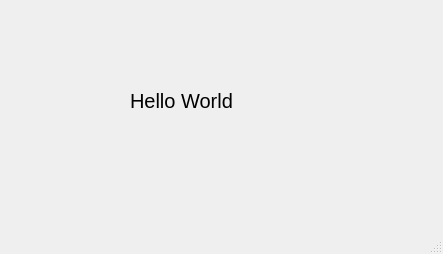
<?xml version="1.0" encoding="UTF-8"?>
<ui version="4.0">
 <class>MainWindow</class>
 <widget class="QMainWindow" name="MainWindow">
  <property name="geometry">
   <rect>
    <x>0</x>
    <y>0</y>
    <width>443</width>
    <height>254</height>
   </rect>
  </property>
  <property name="windowTitle">
   <string>MainWindow</string>
  </property>
  <widget class="QWidget" name="centralwidget">
   <widget class="QLabel" name="label">
    <property name="geometry">
     <rect>
      <x>130</x>
      <y>80</y>
      <width>121</width>
      <height>41</height>
     </rect>
    </property>
    <property name="font">
     <font>
      <pointsize>15</pointsize>
     </font>
    </property>
    <property name="text">
     <string>Hello World</string>
    </property>
   </widget>
  </widget>
  <widget class="QMenuBar" name="menubar">
   <property name="geometry">
    <rect>
     <x>0</x>
     <y>0</y>
     <width>443</width>
     <height>22</height>
    </rect>
   </property>
  </widget>
  <widget class="QStatusBar" name="statusbar"/>
 </widget>
 <resources/>
 <connections/>
</ui>
